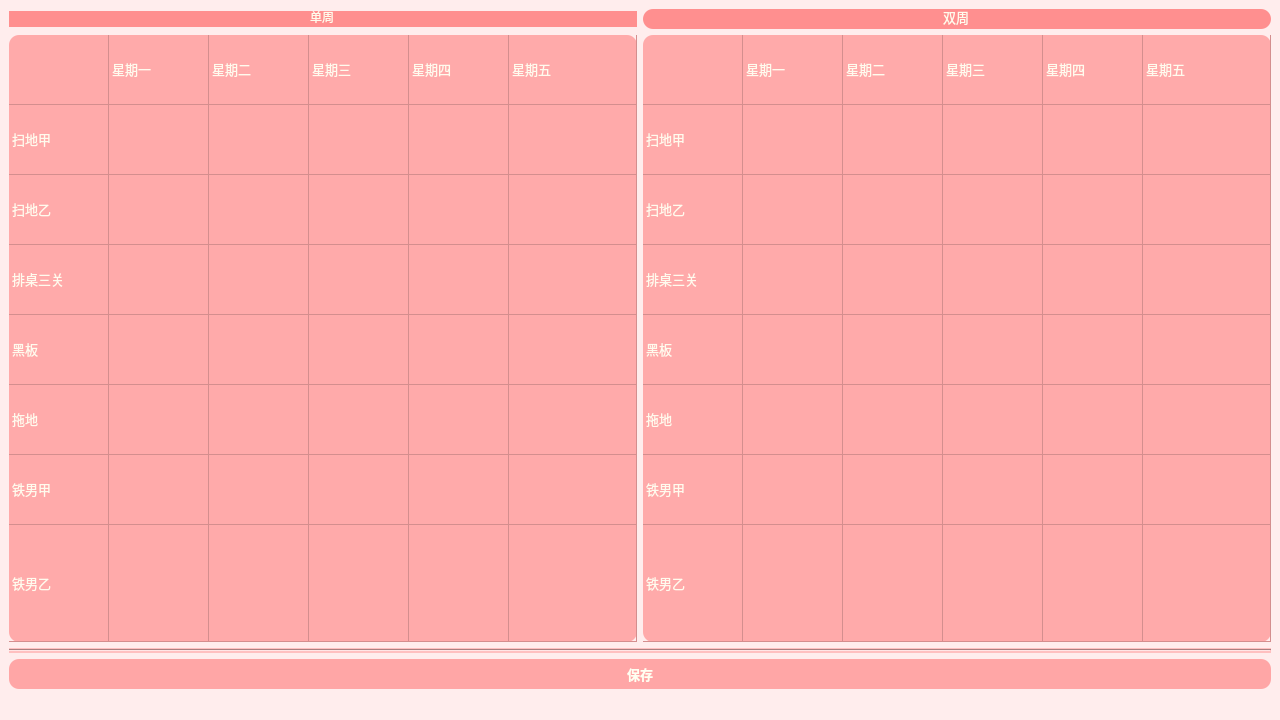
<?xml version="1.0" encoding="UTF-8"?>
<ui version="4.0">
 <class>MainWindow</class>
 <widget class="QMainWindow" name="MainWindow">
  <property name="geometry">
   <rect>
    <x>0</x>
    <y>0</y>
    <width>1280</width>
    <height>720</height>
   </rect>
  </property>
  <property name="windowTitle">
   <string>高二三班值日表修改</string>
  </property>
  <property name="windowIcon">
   <iconset resource="resources.qrc">
    <normaloff>:/new/logo/resources/logo.png</normaloff>:/new/logo/resources/logo.png</iconset>
  </property>
  <property name="styleSheet">
   <string notr="true">background-color: rgb(255, 237, 237);</string>
  </property>
  <widget class="QWidget" name="centralwidget">
   <layout class="QVBoxLayout" name="verticalLayout_2" stretch="0,0">
    <item>
     <layout class="QHBoxLayout" name="horizontalLayout_2">
      <item>
       <widget class="QLineEdit" name="lineEdit">
        <property name="styleSheet">
         <string notr="true">color: rgb(255, 252, 237);
background-color: rgb(255, 143, 143);
font: 10pt &quot;仿宋&quot;;
border-radius:10px;</string>
        </property>
        <property name="text">
         <string>单周</string>
        </property>
        <property name="alignment">
         <set>Qt::AlignCenter</set>
        </property>
        <property name="readOnly">
         <bool>true</bool>
        </property>
       </widget>
      </item>
      <item>
       <widget class="QLineEdit" name="lineEdit_2">
        <property name="font">
         <font>
          <family>仿宋</family>
          <pointsize>10</pointsize>
          <weight>50</weight>
          <italic>false</italic>
          <bold>false</bold>
         </font>
        </property>
        <property name="styleSheet">
         <string notr="true">color: rgb(255, 252, 237);
background-color: rgb(255, 143, 143);
font: 10pt &quot;仿宋&quot;;
border-radius:10px;</string>
        </property>
        <property name="text">
         <string>双周</string>
        </property>
        <property name="alignment">
         <set>Qt::AlignCenter</set>
        </property>
        <property name="readOnly">
         <bool>true</bool>
        </property>
       </widget>
      </item>
     </layout>
    </item>
    <item>
     <layout class="QVBoxLayout" name="verticalLayout">
      <item>
       <layout class="QHBoxLayout" name="horizontalLayout">
        <item>
         <widget class="QTableWidget" name="tableWidget">
          <property name="font">
           <font>
            <family>仿宋</family>
            <pointsize>10</pointsize>
            <weight>50</weight>
            <italic>false</italic>
            <bold>false</bold>
           </font>
          </property>
          <property name="styleSheet">
           <string notr="true">font: 10pt &quot;仿宋&quot;;
color: rgb(255, 251, 238);
background-color: rgb(255, 170, 170);
border-radius:10px;</string>
          </property>
          <property name="frameShape">
           <enum>QFrame::StyledPanel</enum>
          </property>
          <property name="sizeAdjustPolicy">
           <enum>QAbstractScrollArea::AdjustIgnored</enum>
          </property>
          <property name="alternatingRowColors">
           <bool>false</bool>
          </property>
          <property name="selectionMode">
           <enum>QAbstractItemView::SingleSelection</enum>
          </property>
          <property name="gridStyle">
           <enum>Qt::SolidLine</enum>
          </property>
          <property name="rowCount">
           <number>8</number>
          </property>
          <property name="columnCount">
           <number>6</number>
          </property>
          <attribute name="horizontalHeaderVisible">
           <bool>false</bool>
          </attribute>
          <attribute name="horizontalHeaderCascadingSectionResizes">
           <bool>false</bool>
          </attribute>
          <attribute name="horizontalHeaderMinimumSectionSize">
           <number>28</number>
          </attribute>
          <attribute name="horizontalHeaderDefaultSectionSize">
           <number>100</number>
          </attribute>
          <attribute name="horizontalHeaderHighlightSections">
           <bool>true</bool>
          </attribute>
          <attribute name="horizontalHeaderShowSortIndicator" stdset="0">
           <bool>false</bool>
          </attribute>
          <attribute name="horizontalHeaderStretchLastSection">
           <bool>true</bool>
          </attribute>
          <attribute name="verticalHeaderVisible">
           <bool>false</bool>
          </attribute>
          <attribute name="verticalHeaderDefaultSectionSize">
           <number>70</number>
          </attribute>
          <attribute name="verticalHeaderStretchLastSection">
           <bool>true</bool>
          </attribute>
          <row/>
          <row/>
          <row/>
          <row/>
          <row/>
          <row/>
          <row/>
          <row/>
          <column/>
          <column/>
          <column/>
          <column/>
          <column/>
          <column/>
          <item row="0" column="0">
           <property name="text">
            <string/>
           </property>
          </item>
          <item row="0" column="1">
           <property name="text">
            <string>星期一</string>
           </property>
          </item>
          <item row="0" column="2">
           <property name="text">
            <string>星期二</string>
           </property>
          </item>
          <item row="0" column="3">
           <property name="text">
            <string>星期三</string>
           </property>
          </item>
          <item row="0" column="4">
           <property name="text">
            <string>星期四</string>
           </property>
          </item>
          <item row="0" column="5">
           <property name="text">
            <string>星期五</string>
           </property>
          </item>
          <item row="1" column="0">
           <property name="text">
            <string>扫地甲</string>
           </property>
          </item>
          <item row="2" column="0">
           <property name="text">
            <string>扫地乙</string>
           </property>
          </item>
          <item row="3" column="0">
           <property name="text">
            <string>排桌三关</string>
           </property>
          </item>
          <item row="4" column="0">
           <property name="text">
            <string>黑板</string>
           </property>
          </item>
          <item row="5" column="0">
           <property name="text">
            <string>拖地</string>
           </property>
          </item>
          <item row="6" column="0">
           <property name="text">
            <string>铁男甲</string>
           </property>
          </item>
          <item row="7" column="0">
           <property name="text">
            <string>铁男乙</string>
           </property>
          </item>
         </widget>
        </item>
        <item>
         <widget class="QTableWidget" name="tableWidget_2">
          <property name="font">
           <font>
            <family>仿宋</family>
            <pointsize>10</pointsize>
            <weight>50</weight>
            <italic>false</italic>
            <bold>false</bold>
           </font>
          </property>
          <property name="styleSheet">
           <string notr="true">font: 10pt &quot;仿宋&quot;;
color: rgb(255, 251, 238);
background-color: rgb(255, 170, 170);
border-radius:10px;</string>
          </property>
          <property name="rowCount">
           <number>8</number>
          </property>
          <property name="columnCount">
           <number>6</number>
          </property>
          <attribute name="horizontalHeaderVisible">
           <bool>false</bool>
          </attribute>
          <attribute name="horizontalHeaderDefaultSectionSize">
           <number>100</number>
          </attribute>
          <attribute name="horizontalHeaderStretchLastSection">
           <bool>true</bool>
          </attribute>
          <attribute name="verticalHeaderVisible">
           <bool>false</bool>
          </attribute>
          <attribute name="verticalHeaderDefaultSectionSize">
           <number>70</number>
          </attribute>
          <attribute name="verticalHeaderStretchLastSection">
           <bool>true</bool>
          </attribute>
          <row/>
          <row/>
          <row/>
          <row/>
          <row/>
          <row/>
          <row/>
          <row/>
          <column/>
          <column/>
          <column/>
          <column/>
          <column/>
          <column/>
          <item row="0" column="0">
           <property name="text">
            <string/>
           </property>
          </item>
          <item row="0" column="1">
           <property name="text">
            <string>星期一</string>
           </property>
          </item>
          <item row="0" column="2">
           <property name="text">
            <string>星期二</string>
           </property>
          </item>
          <item row="0" column="3">
           <property name="text">
            <string>星期三</string>
           </property>
          </item>
          <item row="0" column="4">
           <property name="text">
            <string>星期四</string>
           </property>
          </item>
          <item row="0" column="5">
           <property name="text">
            <string>星期五</string>
           </property>
          </item>
          <item row="1" column="0">
           <property name="text">
            <string>扫地甲</string>
           </property>
          </item>
          <item row="2" column="0">
           <property name="text">
            <string>扫地乙</string>
           </property>
          </item>
          <item row="3" column="0">
           <property name="text">
            <string>排桌三关</string>
           </property>
          </item>
          <item row="4" column="0">
           <property name="text">
            <string>黑板</string>
           </property>
          </item>
          <item row="5" column="0">
           <property name="text">
            <string>拖地</string>
           </property>
          </item>
          <item row="6" column="0">
           <property name="text">
            <string>铁男甲</string>
           </property>
          </item>
          <item row="7" column="0">
           <property name="text">
            <string>铁男乙</string>
           </property>
          </item>
         </widget>
        </item>
       </layout>
      </item>
      <item>
       <widget class="Line" name="line">
        <property name="minimumSize">
         <size>
          <width>0</width>
          <height>5</height>
         </size>
        </property>
        <property name="styleSheet">
         <string notr="true">
background-color: rgb(255, 192, 192);</string>
        </property>
        <property name="orientation">
         <enum>Qt::Horizontal</enum>
        </property>
       </widget>
      </item>
      <item>
       <widget class="QPushButton" name="pushButton">
        <property name="minimumSize">
         <size>
          <width>0</width>
          <height>30</height>
         </size>
        </property>
        <property name="font">
         <font>
          <family>仿宋</family>
          <pointsize>10</pointsize>
          <weight>75</weight>
          <bold>true</bold>
          <stylestrategy>PreferAntialias</stylestrategy>
         </font>
        </property>
        <property name="styleSheet">
         <string notr="true">color: rgb(255, 255, 242);
background-color: rgb(255, 166, 166);
border-radius:10px;</string>
        </property>
        <property name="text">
         <string>保存</string>
        </property>
       </widget>
      </item>
     </layout>
    </item>
   </layout>
  </widget>
  <widget class="QMenuBar" name="menubar">
   <property name="geometry">
    <rect>
     <x>0</x>
     <y>0</y>
     <width>1280</width>
     <height>29</height>
    </rect>
   </property>
  </widget>
  <widget class="QStatusBar" name="statusbar"/>
 </widget>
 <resources>
  <include location="resources.qrc"/>
 </resources>
 <connections/>
</ui>
